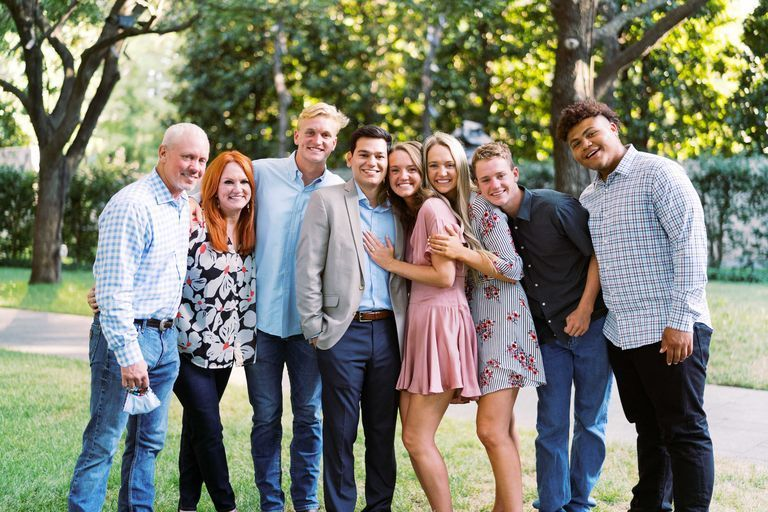
#> input picture OenpCV影像辨識/family-quotes-1642545040.jpeg, 768 x 512 px
$ python recognition_face_opencv.py
#> lines starting #> are read from the running program, lines starting #| are printed output that depends on the picture; after the words box and inside, x2 and y2 are one past the last pixel; in counts of white or black regions, pixels touching at a corner belong together
import cv2

img = cv2.imread('family-quotes-1642545040.jpeg')
#> img is the input picture: shape (512, 768, 3); mean B, G, R 114.7, 128.9, 127.3
img = cv2.resize(img, (0,0), fx=0.8, fy=0.8)
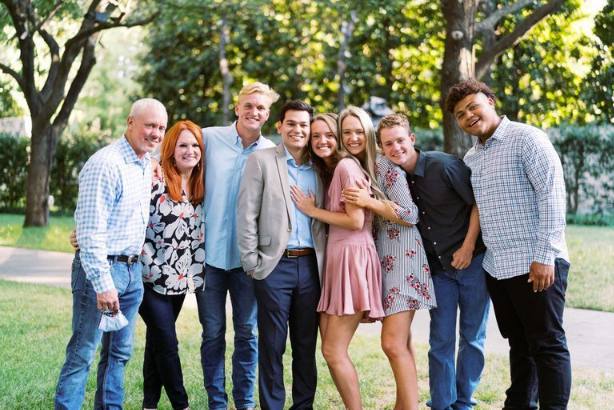
#> img: shape (410, 614, 3); mean B, G, R 114.6, 128.8, 127.2
gray = cv2.cvtColor(img, cv2.COLOR_BGR2GRAY)
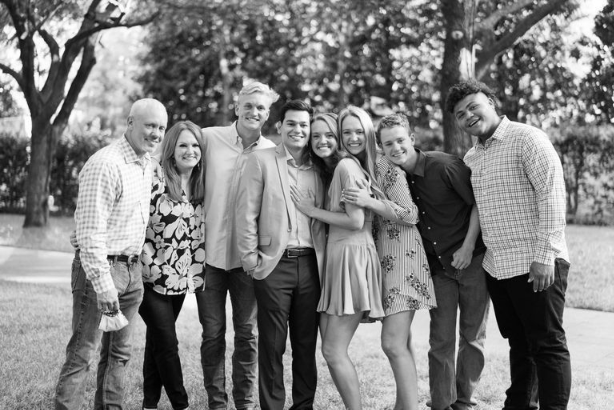
#> gray: shape (410, 614); min 1, max 255, mean 126.7

faceCascade = cv2.CascadeClassifier('face_default.xml')
#載入人臉辨識模型

faceRect = faceCascade.detectMultiScale(gray, 1.05, 5)
#> faceRect = [[238, 95, 33, 33], [279, 111, 34, 34], [172, 133, 33, 33], [338, 120, 32, 32], [307, 122, 34, 34], [134, 111, 39, 39], [378, 129, 35, 35]]
#偵測(辨識的圖片,縮小倍數,辨識物要被框到幾次才有結果)
#回傳矩形
print(len(faceRect))
#| 7

for (x,y,w,h) in faceRect:
    cv2.rectangle(img, (x,y), (x+w,y+h), (0,255,0), 4)
#> this loop made 7 passes
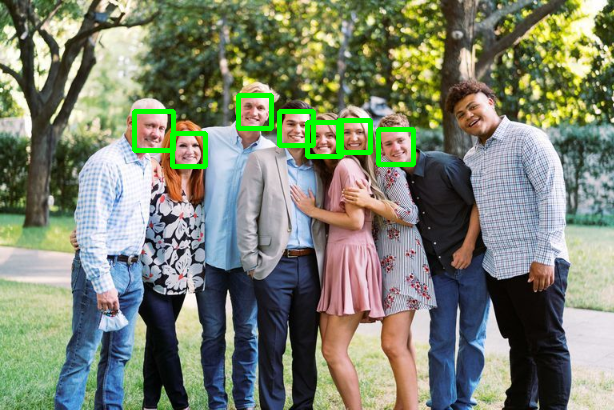
#> img: shape (410, 614, 3); 1.77% of pixels changed, all inside (x1, y1, x2, y2) = (132, 93, 416, 169)

cv2.imshow('img', img)
cv2.imshow('gray', gray)
cv2.waitKey(0)

$ run again, with OenpCV影像辨識/258550-2121x1414-Extended_Family_African_American.jpg copied over OenpCV影像辨識/family-quotes-1642545040.jpeg
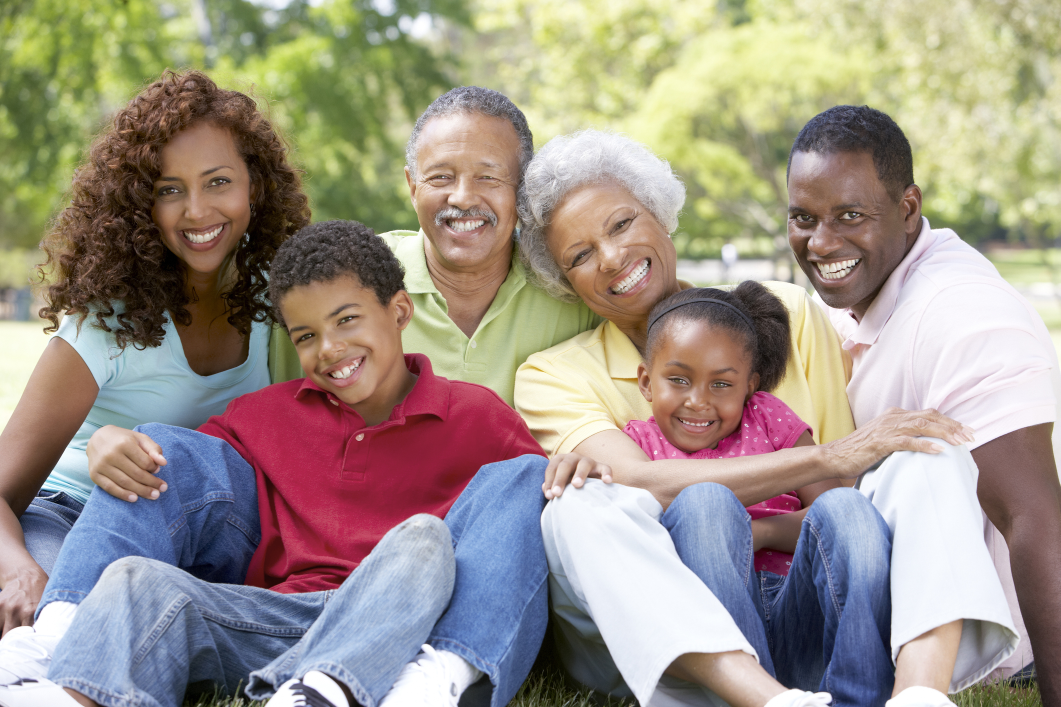
#> input picture OenpCV影像辨識/258550-2121x1414-Extended_Family_African_American.jpg, 2121 x 1414 px (shown at 1/2 size)
#> img is the input picture: shape (1414, 2121, 3); mean B, G, R 137.6, 148.4, 158
#> `gray = cv2.cvtColor(img, cv2.COLOR_BGR2GRAY)`:
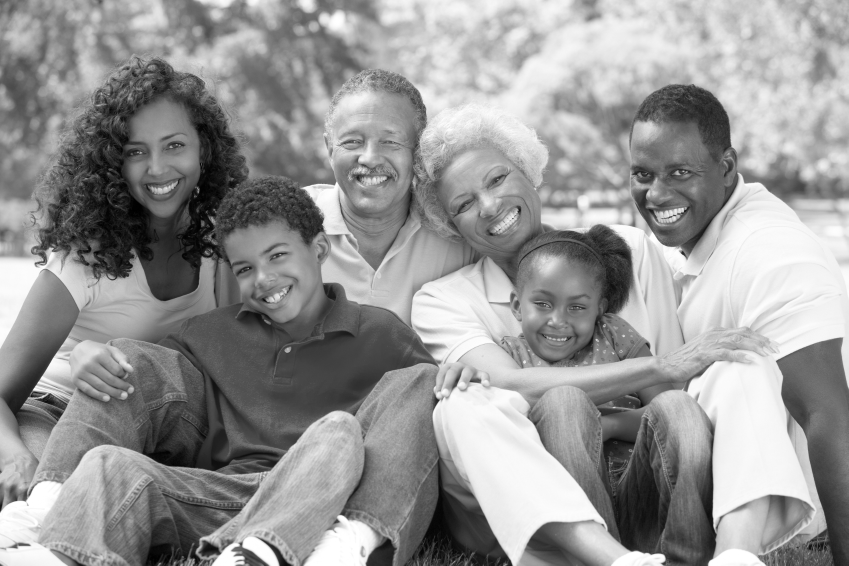
#> gray: shape (1131, 1697) (shown at 1/2 size); min 0, max 255, mean 149.9
#> faceRect = [[146, 52, 55, 55], [855, 64, 65, 65], [1486, 96, 182, 182], [222, 224, 193, 193], [643, 209, 194, 194], [1028, 538, 186, 186], [425, 442, 199, 199], [679, 598, 394, 394]]
#| 8
#> the loop `for (x,y,w,h) in faceRect:` made 8 passes
#> after the loop `for (x,y,w,h) in faceRect:`:
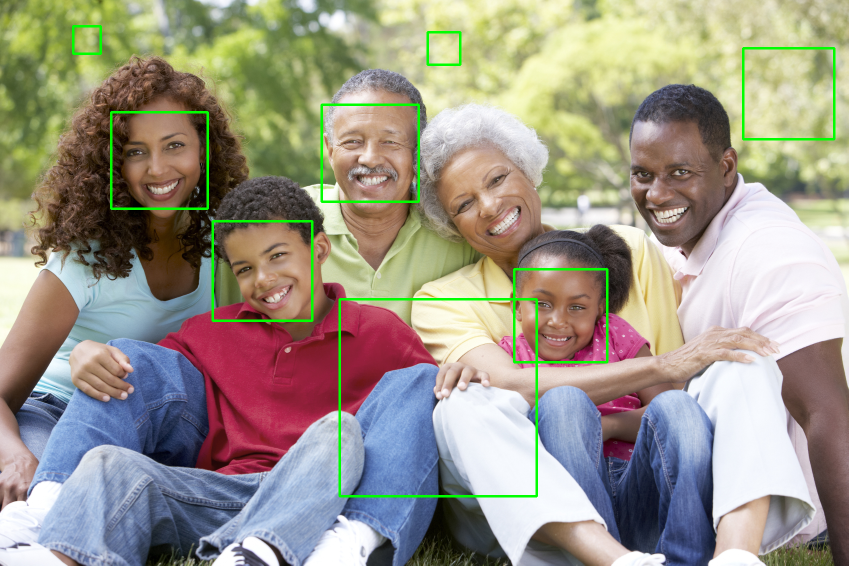
#> img: shape (1131, 1697, 3) (shown at 1/2 size); mean B, G, R 135.7, 150.1, 155.5

$ run again, with OenpCV影像辨識/30-306611_home-familly-family-hd-png-download.png saved as OenpCV影像辨識/family-quotes-1642545040.jpeg
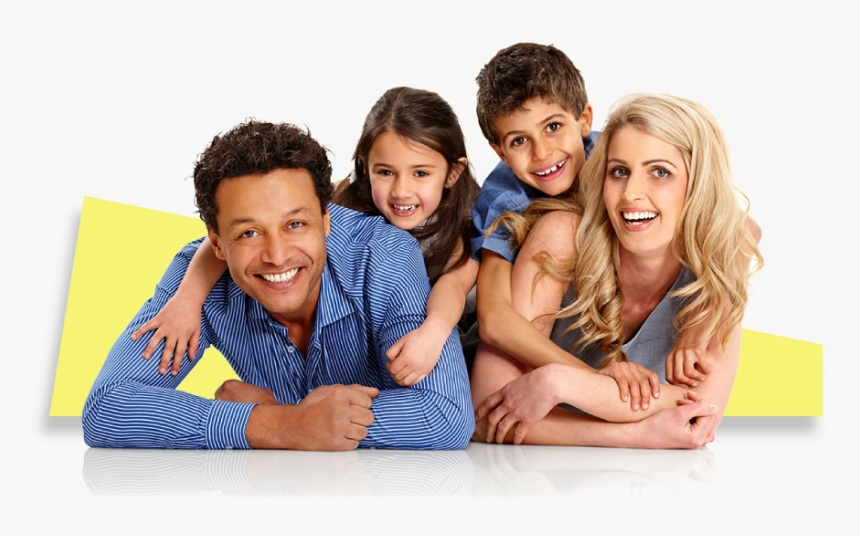
#> input picture OenpCV影像辨識/30-306611_home-familly-family-hd-png-download.png, 860 x 536 px
#> img is the input picture: shape (536, 860, 3); mean B, G, R 177.4, 187.5, 202.1
#> `gray = cv2.cvtColor(img, cv2.COLOR_BGR2GRAY)`:
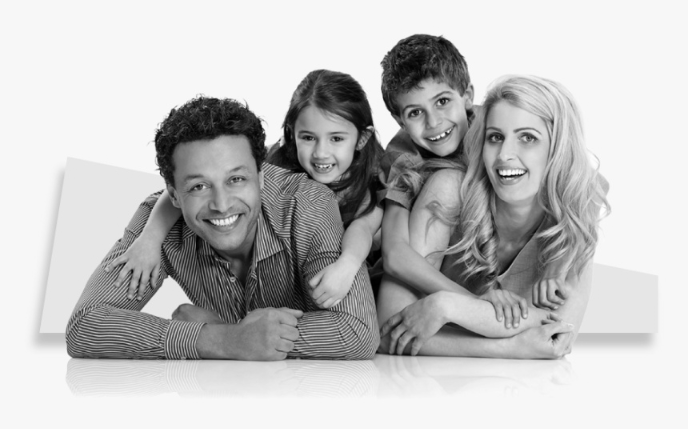
#> gray: shape (429, 688); min 0, max 255, mean 190.7
#> faceRect = [[381, 150, 51, 51], [287, 111, 73, 73], [169, 144, 100, 100], [393, 77, 78, 78], [465, 103, 94, 94]]
#| 5
#> the loop `for (x,y,w,h) in faceRect:` made 5 passes
#> after the loop `for (x,y,w,h) in faceRect:`:
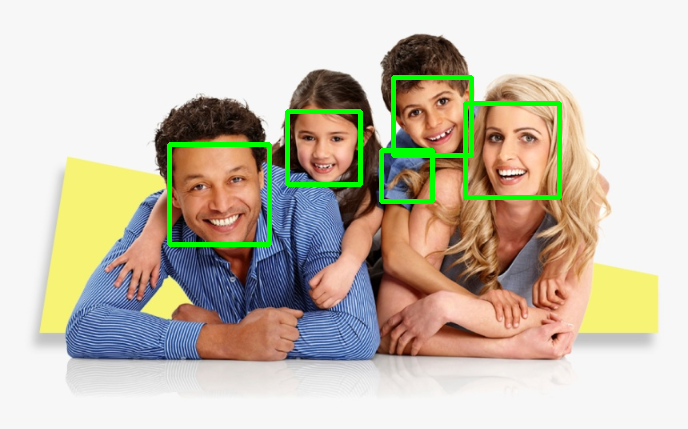
#> img: shape (429, 688, 3); mean B, G, R 175.1, 191.6, 198.8
